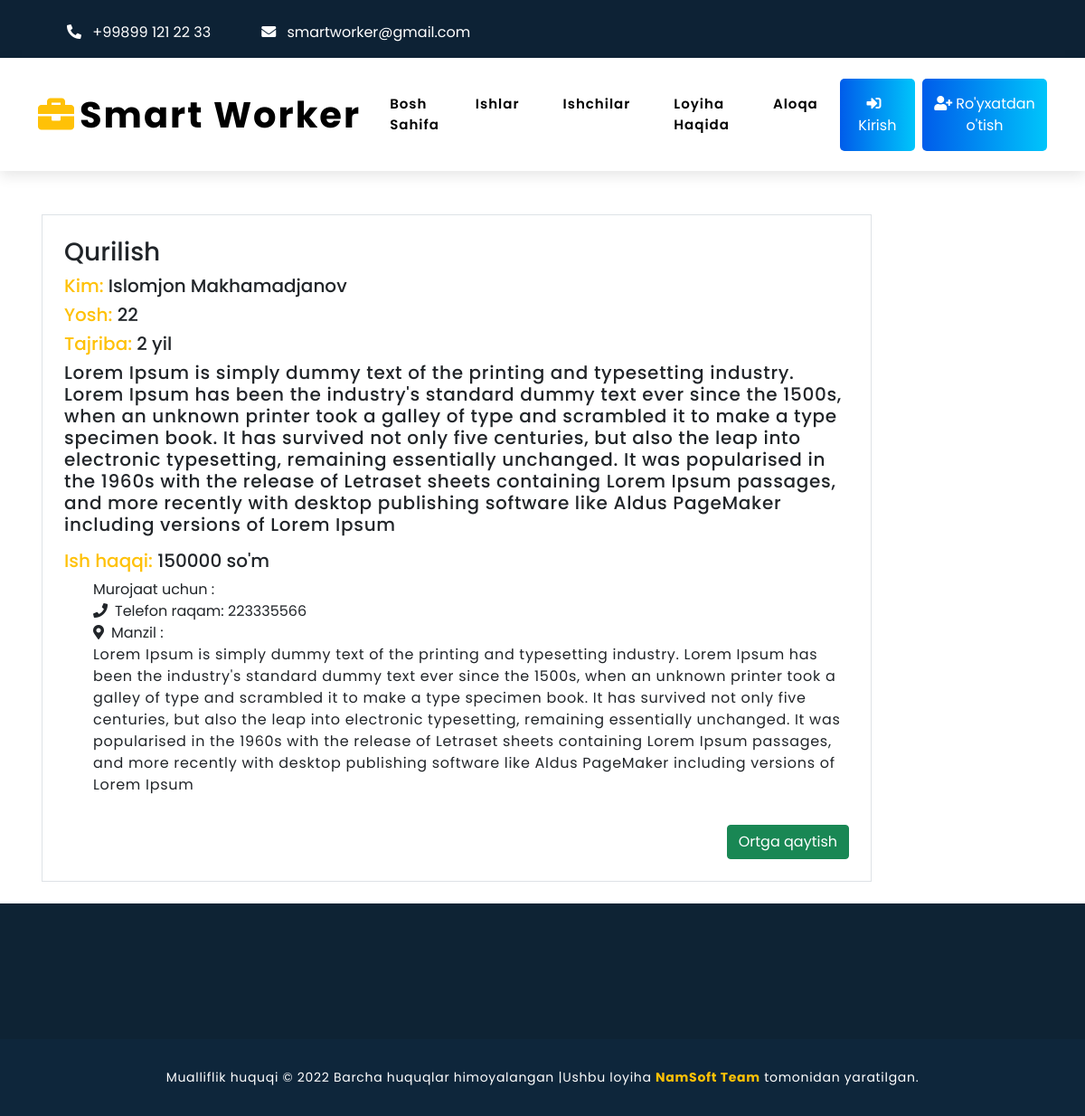
The page /employer_details/1 on the database as committed earlier.
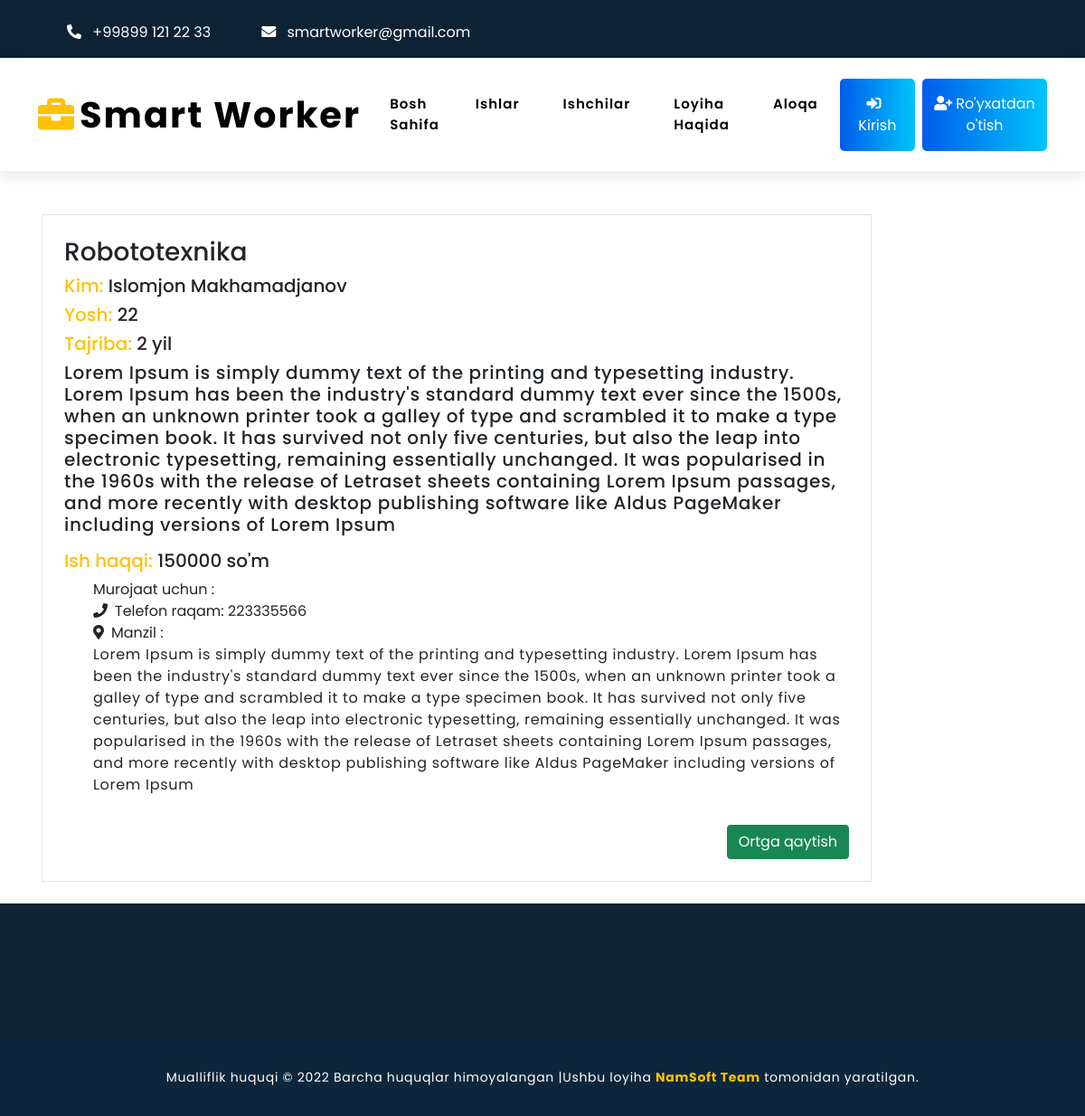
The same page on the database as committed later.
### mardikor/models.py (models this page shows, shortened)
class Employer(models.Model):
    user=models.ForeignKey(User,on_delete=models.CASCADE)
    age=models.IntegerField()
    category=models.ForeignKey(Category,on_delete=models.CASCADE)
    title = RichTextField()
    about=RichTextField()
    experience=models.CharField(max_length=50)
    salary=models.CharField(max_length=200)
    phone=models.CharField(max_length=50)
    address=RichTextField()

class Category(models.Model):
    name=models.CharField(max_length=100)
    image=models.ImageField(upload_to='media/categoryImg',blank=True)
    created_at = models.DateTimeField(auto_now_add=True, null=True)
    updated_at = models.DateTimeField(auto_now_add=True, null=True)
    def __str__(self):
        return self.name

### mardikor/views.py (the view)
# urls.py: path('employer_details/<int:pk>',employer_details,name='employer_details'),
def employer_details(request,pk):
    data=Employer.objects.get(id=pk)
    context={
        'info':data
    }
    return render(request,'employer_details.html',context)

### templates/employer_details.html (shortened to what this page needs)
{% extends 'base.html' %}
{% block mycontent %}
<div class="container">
    <div class="row">
         <div class="col-12 col-lg-10 single-job-items mb-4 mt-5 px-3">
            <div class="job-items border p-4 ">
              <div class="job-tittle">
                <a href="job_details.html" class="text-decoration-none text-dark">
                  <div class="d-flex justify-content-between">
                    <h3>{{info.category}}</h3>
                  </div>
                </a>
                <h5>
                  <span class="text-warning">Kim: </span>{{info.user.first_name}} {{info.user.last_name}}
                </h5>
                <h5>
                  <span class="text-warning">Yosh: </span>{{info.age}}
                </h5>
                <h5>
                  <span class="text-warning">Tajriba: </span>{{info.experience}} yil
                </h5>
                <h5>
                  {{info.about |safe}}
                </h5>
                <h5>
                  <span class="text-warning">Ish haqqi: </span>{{info.salary}} so'm
                </h5>
                <div class="d-flex justify-content-between">
                  <ul>
                    <li>Murojaat uchun : </li>
                    <li><i class="fas fa-phone me-2"></i>Telefon raqam: <span>{{info.phone}}</span></li>
                    <li><i class="fas fa-map-marker-alt me-2"></i>Manzil : <span>{{info.address |safe}}</span></li>
                  </ul>
                </div>
              </div>
              <div class="items-link d-flex justify-content-between align-items-center">
                <a href="{% url 'index-page' %}" class="btn h-25 btn-success">Ortga qaytish</a>
              </div>
            </div>
          </div>
    </div>
</div>
{% endblock %}

Rows that differ between the two databases and show on the page:
changed through a linked row, Employer "Islomjon": category "Qurilish" → "Robototexnika"
